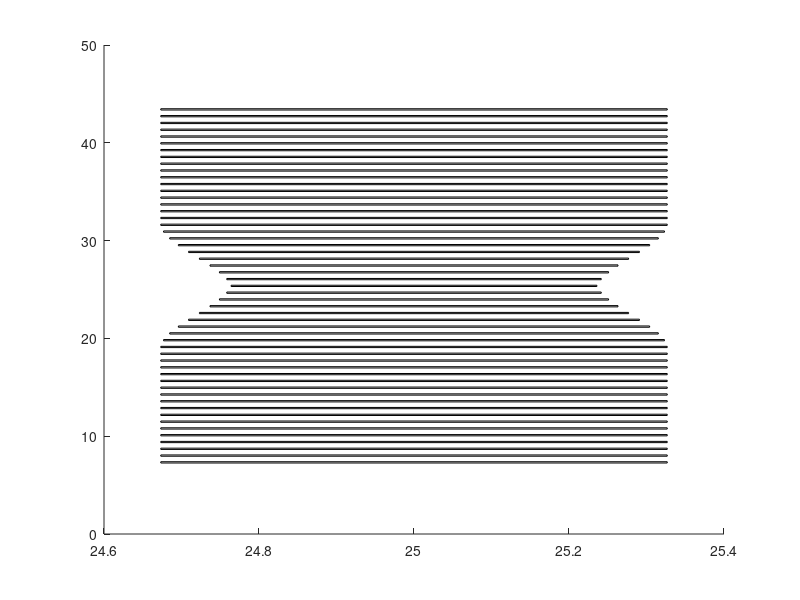

Reproduce this figure in MATLAB.

%%%%%%%%%%%%%%%%%%%%%%%%%%%%%%%%%%%%%%%%%%%%
% We draw rectangles for air mode nanocavity
%%%%%%%%%%%%%%%%%%%%%%%%%%%%%%%%%%%%%%%%%%%%
%Written by I. Alda

clc
clear all

%size of rectangular holes
beta=1; %correction factor for holes
recw=beta*0.7*(0.7/0.723)*(0.7/0.726); %rectangle width and its correction
rech=beta*0.2*(0.2/0.277)*(0.202/0.263)*(0.218/0.188); %rectangle height and its correction

%number of unit cells of the mirror and the cavity
mirror=18;
cavity=17;
defect=mirror+(cavity-1)/2+1;
nstructures= 2*mirror + cavity;
%%
%airmode cavity (design by J. Gomis Bresco July 2019)
i =[0,3,6,9];
A = [0 0 0 1 ; 
    i(2)^3 i(2)^2 i(2) 1; 
    i(3)^3 i(3)^2 i(3) 1;
    i(4)^3 i(4)^2 i(4) 1];

B = [520; 580; 670; 720];
cc=linsolve(A,B);

c3=cc(1);
c2=cc(2);
c1=cc(3);
c0=cc(4);
clear f

for j=0:i(end)
    f(j+1)=c3*j^3+c2*j^2+c1*j+c0;
end
f

%%

%we vary the height of the rectangles following the air-mode design
wrec= [recw*ones(1,mirror) (recw/max(f))*flip(f(1:9)) (recw/max(f))*f(2:9) recw*ones(1, mirror)];

%initialize rectangles and position
r=zeros(nstructures,1);
pos=zeros(nstructures,4);
yy=zeros(nstructures,1);
posy=zeros(nstructures,5);
fcavity=zeros(cavity,1);


%unit cell variations and adjustments
cf= (1525/1606)*(1530/1557)*(1550/1560)*(1540/1570)*1550/1450*1.05; % correction factors
per= 1; %percentage of variation
gamma=cf*per; %correcting factor


%Adjusting the cuadratic apodization
Lambda = 0.68*gamma;
Lambda0 = Lambda;


%length of structure area + how do I choose where to start the first mirror
m=1:cavity;
Lambdaa= Lambda0+0.01*(Lambda-Lambda0)*(m-(cavity+1)/2).^2;
Delta =0.01*(Lambda-Lambda0)*(m-(cavity+1)/2).^2;
lstructures=2*mirror*Lambda+sum(Lambdaa);
lengthwg = 38;
deltastart= (lengthwg-lstructures)/2;

%first position of the mirror 
pxstart=25-0.5*recw;
pos(1,:)= [pxstart 6+deltastart+recw wrec(1) rech];
% %the 4 vertices of the square
posx= [pos(1,1) pos(1,1)+recw pos(1,1)+wrec(1) pos(1,1) pos(1,1)];
posy(1,:) = [pos(1,2) pos(1,2) pos(1,2)+rech pos(1,2)+rech pos(1,2)];

%first set of mirrors
for j=2:mirror
    pos(j,:) = [pos(1,1) pos(1,2)+Lambda*(j-1) wrec(j) rech ]; %draws the rectangles in this code
    posx(j,:) = posx(1,:); %position x for the .asc file
    yy(j)=pos(1,2)+Lambda*(j-1);
    posy(j,:)= [yy(j) yy(j) yy(j)+rech yy(j)+rech yy(j)]; % position y for the .asc file
end

%cavity
for jj=mirror+1:mirror+cavity
    fcavity (jj) = 0.01*(Lambda-Lambda0)*(jj-defect)^2;
    yy(jj)=pos(mirror,2)+Lambda0*(jj-mirror)+fcavity(jj);
    pos(jj,:) = [pos(1,1)+abs(recw-wrec(jj))/2 pos(mirror,2)+Lambda0*(jj-mirror)+fcavity(jj) wrec(jj) rech ];
    posx(jj,:) = [pos(1,1)+abs(recw-wrec(jj))/2 pos(1,1)+abs(recw-wrec(jj))/2+wrec(jj) pos(1,1)+abs(recw-wrec(jj))/2+wrec(jj) pos(1,1)+abs(recw-wrec(jj))/2 pos(1,1)+abs(recw-wrec(jj))/2];
    posy(jj,:) = [yy(jj) yy(jj) yy(jj)+rech yy(jj)+rech yy(jj)];
   
end


% %ending set of mirrors
for jjj=mirror+1+cavity:2*mirror+cavity
    yy(jjj) = pos(mirror+cavity,2)+Lambda*(jjj-(mirror+cavity));
    pos(jjj,:) = [pos(1,1) pos(mirror+cavity,2)+Lambda*(jjj-(mirror+cavity)) wrec(jjj) rech];
    posx(jjj,:) = posx(1,:);
    posy(jjj,:) = [yy(jjj) yy(jjj) yy(jjj)+rech yy(jjj)+rech yy(jjj)];
end


%draw the rectangles
for i=1:nstructures;
    r(i)=rectangle('Position', pos (i,:));
end
